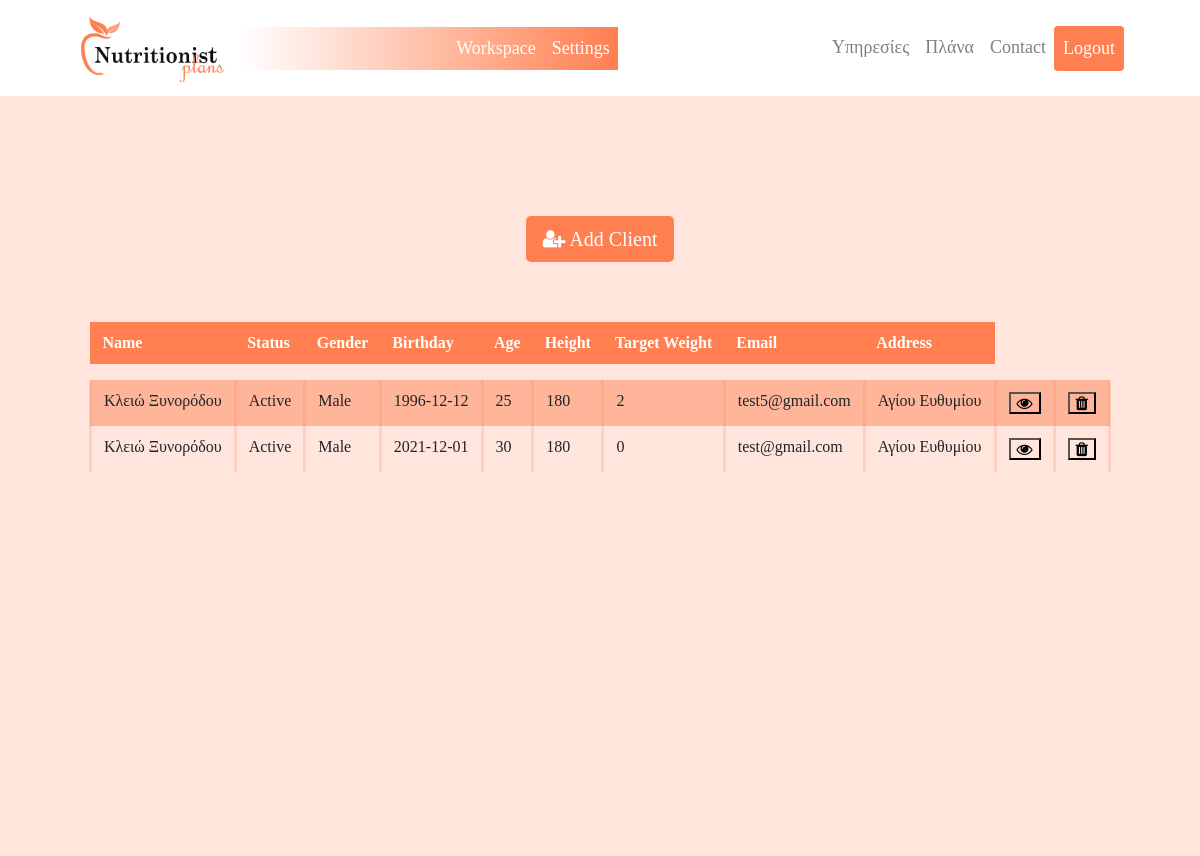
The page /workspace (signed in) on the database as committed earlier.
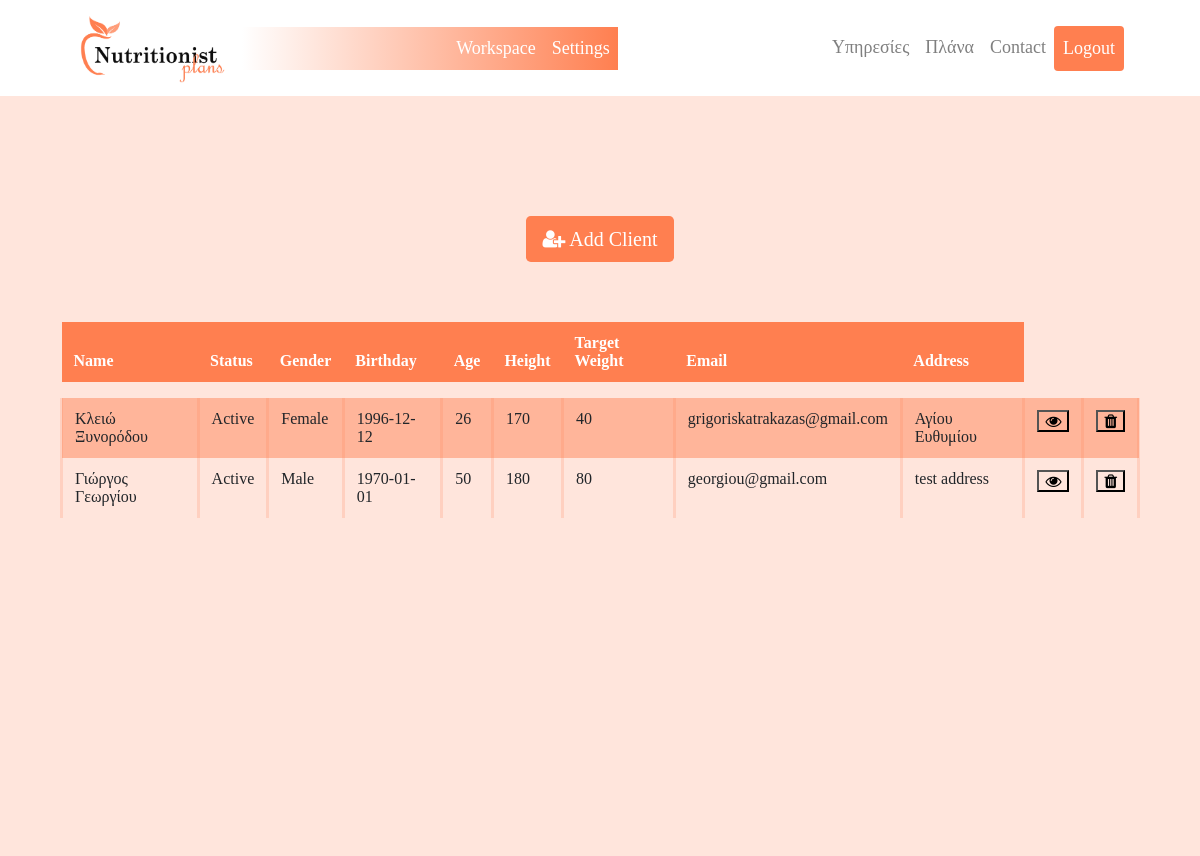
The same page on the database as committed later.
### nutriplans_app/models.py (models this page shows, shortened)
class Clients(models.Model):
    status_choices = (
        ('Active', 'Active'),
        ('Active', 'Inactive'),
    )
    gender_choices = (
        ('Male', 'Male'),
        ('Female', 'Female'),
    )
    user = models.ForeignKey(User, on_delete=models.CASCADE)
    name = models.CharField(default='',max_length=32)
    status = models.CharField(max_length=7,choices=status_choices)
    gender= models.CharField(max_length=7,choices=gender_choices)
    birthday = models.CharField(default='',max_length=100)
    age = models.IntegerField(default=0)
    height = models.IntegerField(default=0)
    initial_weight = models.IntegerField(default=0)
    target_weight = models.IntegerField(default=0.0)
    email = models.EmailField(default='')
    phone = models.IntegerField(default=0)
    address = models.CharField(default='',max_length=100)
    notes = models.CharField(default='',max_length=1000)

### nutriplans_app/views.py (the view)
# urls.py: path('workspace', views.workspace, name = 'workspace'),
@group_required('Nutrition')
def workspace(request):
    if request.user.is_authenticated:
        login_user_id=request.user.id
        client_list = Clients.objects.all().filter(user_id=login_user_id)
        add_client_form=AddClients()
        if request.method == 'POST':
            if request.POST.get('action_button')=='add_button':
                print('add client time')
                add_client_form = AddClients(request.POST)
                if add_client_form.is_valid():
                    print('time to save')
                    name=request.POST['name']
                    status=request.POST['status']
                    gender=request.POST['gender']
                    birthday=request.POST['birthday']
                    age=request.POST['age']
                    height=request.POST['height']
                    target_weight=request.POST['target_weight']
                    email=request.POST['email']
                    phone=request.POST['phone']
                    address=request.POST['address']
                    new_client=Clients.objects.create(name=name,status=status,gender=gender,birthday=birthday, age=age, height=height,target_weight=target_weight,email=email,phone=phone,address=address,user_id=request.user.id )
                    new_client.save()
                    messages.success(request,''+name+' has been added! If you want to see ')
                    new_equiv = Equivalents(client_id=new_client.id,target_calories=0.0,carbohydrates_percent=40,proteins_percent=30,fat_percent=30,full_milk=0,semi_milk=0,zero_milk=0,fruits=0,vegetables=0,bread_cereals=0,full_meat=0,semi_meat=0,zero_meat=0,fat=0)
                    new_equiv.save()
                    return render(request, 'workspace.html',{'client_list':client_list,'target_row':-1,'add_client_form':add_client_form})
                else:
                    print('not valid')
                    openmodal='add_patient_modal'
                    return render(request, 'workspace.html',{'client_list':client_list,'target_row':-1,'add_client_form':add_client_form, 'openmodal':openmodal})
            if request.POST.get('action_button')=='view_client_page':
                print ('redirect')
                target_client_id=request.POST['target_row']
                return redirect('client_page_new',client_id=target_client_id)
            if request.POST.get('action_button')=='delete_client':
                target_client_id=request.POST['target_row']
                print ('delete ',target_client_id)
                target_client=Clients.objects.all().filter(id=target_client_id)
                target_client_name=target_client[0].name
                Clients.objects.all().filter(id=target_client_id).delete()
                client_list = Clients.objects.all().filter(user_id=login_user_id)
                messages.success(request,''+target_client_name+' has been deleted!')
                return render(request, 'workspace.html',{'client_list':client_list,'add_client_form':add_client_form})
        else:
            return render(request, 'workspace.html',{'client_list':client_list,'add_client_form':add_client_form})
    else:
        Sign_up_form = SignUpForm()
        return render(request, 'index.html',{'Sign_up_form': Sign_up_form, 'openmodal':'signin','messages_signin':'you must login first'})

### nutriplans_app/views.py (called while the page is built)
def group_required(*group_names):
    def in_groups(u):
        if u.is_authenticated:
            if bool(u.groups.filter(name__in=group_names)) | u.is_superuser:
                return True
        return False
    return user_passes_test(in_groups, login_url='403')

### nutriplans_app/templates/workspace.html (shortened to what this page needs)
<head>
  {% load static %}
  <link rel="stylesheet" type="text/css" href="{% static 'css/workspace_table.css' %}"/>
</head>
<body>
  <nav>
      {% include "./base.html" %}
  </nav>
  <section class="layout">
      <div class="column1">
        <div class="element"></div>
        <button type="button" class="btn btn-primary btn-lg" style="background-color: coral; border: 0;" data-toggle="modal" data-target="#add_patient_modal">
          <i class='fa fa-user-plus'></i> Add Client
        </button>
        <div class="element">
          <table class="table center" id="client_table" >
            <thead>
              <th style="border-radius: 0;">Name</th>
              <th style="border-radius: 0;">Status</th>
              <th style="border-radius: 0;">Gender</th>
              <th style="border-radius: 0;">Birthday</th>
              <th style="border-radius: 0;">Age</th>
              <th style="border-radius: 0;">Height</th>
              <th style="border-radius: 0;">Target Weight</th>
              <th style="border-radius: 0;">Email</th>
              <th style="border-radius: 0;">Address</th>
            </thead>
            <tbody style="margin:20px;">
              <tr>
                {% for field in client_list %}
                  <tr>
                    <form method="post" >
                      <td>{{field.name}}</td>
                      <td>{{field.status}}</td>
                      <td>{{field.gender}}</td>
                      <td>{{field.birthday}}</td>
                      <td>{{field.age}}</td>
                      <td>{{field.height}}</td>
                      <td>{{field.target_weight}}</td>
                      <td>{{field.email}}</td>
                      <td>{{field.address}}</td>
                      <td> <button type="submit" name="action_button" value="view_client_page" style="background-color: transparent;"><i class='fa fa-eye'></i></button> </td>
                      <td> <button type="submit" name="action_button" value="delete_client" style="background-color: transparent;"><i class='fa fa-trash'></i></button> </td>
                    </form>
                  </tr>
                {% endfor %}
            </tr>
            </tbody>
          </table>
        </div>
      </div>
  </section>
</body>

### nutriplans_app/templates/base.html (shortened to what this page needs)
<!doctype html>
<html lang="en">
  <head>
    {% load static %}
    <link rel="stylesheet" href="https://cdn.jsdelivr.net/npm/bootstrap@4.6.1/dist/css/bootstrap.min.css">
    <link rel='stylesheet' href='https://cdnjs.cloudflare.com/ajax/libs/font-awesome/4.7.0/css/font-awesome.min.css'>
    <link rel="stylesheet" type="text/css" href="{% static 'css/global.css' %}"/>
</head>
  <body>
  {% block content %}
  <div id="navigation">
    <nav class="navbar navbar-expand-lg navbar-light ">
        <a class="navbar-brand" href="/">
            <img alt="home" src="{% static 'nutriplans_logo.png' %}" width="150" height="70">
        </a>
        {% if request.user.is_authenticated %}
            <div class="collapse navbar-collapse navigation_user" id="navbarSupportedContent">
                <ul class="navbar-nav ml-auto topnav">
                    <li class="nav-item active">
                        <a class="nav-link" style="color: white;" href="/workspace">Workspace</a>
                    </li>
                    <li class="nav-item">
                        <a class="nav-link" style="color: white;" href="#">Settings</a>
                    </li>
                </ul>
            </div>
        {%  endif %}
          <div class="collapse navbar-collapse" id="navbarSupportedContent">
              <ul class="navbar-nav ml-auto topnav">
                  <li class="nav-item">
                      <a class="nav-link" href="#">Υπηρεσίες</a>
                  </li>
                  <li class="nav-item">
                      <a class="nav-link" href="#">Πλάνα</a>
                  </li>
                  <li class="nav-item">
                      <a class="nav-link" href="#">Contact</a>
                  </li>
                  {% if request.user.is_authenticated %}
                  <li class="nav-item">
                    <a class="nav-link btn text-white" style="background-color: coral;" type="button" href="/logout">Logout</a>
                  </li>
                  {% endif %}
              </ul>
          </div>
      </nav>
    </div>
    {% endblock content %}
  </body>
</html>

### nutriplans_app/static/css/workspace_table.css (style rules this page uses)
td { padding: 8px; margin:10px; }
.table { border-color:transparent; }
th,td { border-bottom: 0 solid transparent!important; border-top: 0 solid transparent!important; }
td { border-right: solid 3px rgba(255, 127, 80, 0.2); border-left: solid 3px rgba(255, 127, 80, 0.2); }
tr:nth-child(even) { background-color: rgba(255, 127, 80, 0.473); }
thead { border-style: none; }
th { padding-top: 15px; padding-bottom: 15px; padding-right: 15px; text-align: left; border-radius: 0px!important; background-color: coral; color: white; }
thead { border-style: none!important; }
#client_table { width: auto; }
tbody:before { line-height:1em; content:"\200C"; display:block; }

### nutriplans_app/static/css/global.css (style rules this page uses)
* { font-family: Comfortaa; }
#navigation,#navigation_user { padding-left: 5%; padding-right:5% ; }
.navigation_user { background-image: linear-gradient(to right,white, coral); }
.navbar-light .navbar-nav .nav-link { font-size:18px; font-weight:lighter; }

### nutriplans_app/templates/workspace.html (style rules this page uses)
.layout { width: 100%; min-height: 95%; background-color: rgba(255, 127, 80, 0.2); display: grid; grid: "column1" 1fr / 1fr; gap: 8px; }
.center { margin-left: auto; margin-right: auto; }
.column1 { text-align: center; }
.column1 { grid-area: column1; }
#client_table { width: auto; }
.element { padding:5%; }
tbody:before { line-height:1em; content:"\200C"; display:block; }

Rows that differ between the two databases and show on the page:
removed Clients: name "Κλειώ Ξυνορόδου", status "Active", gender "Male", birthday "1996-12-12", age "25", height "180", target_weight "2", email "test5@gmail.com", address "Αγίου Ευθυμίου"
removed Clients: name "Κλειώ Ξυνορόδου", status "Active", gender "Male", birthday "2021-12-01", age "30", height "180", target_weight "0", email "test@gmail.com", address "Αγίου Ευθυμίου"
added Clients: name "Κλειώ Ξυνορόδου", status "Active", gender "Female", birthday "1996-12-12", age "26", height "170", target_weight "40", email "grigoriskatrakazas@gmail.com", address "Αγίου Ευθυμίου"
added Clients: name "Γιώργος Γεωργίου", status "Active", gender "Male", birthday "1970-01-01", age "50", height "180", target_weight "80", email "georgiou@gmail.com", address "test address"
